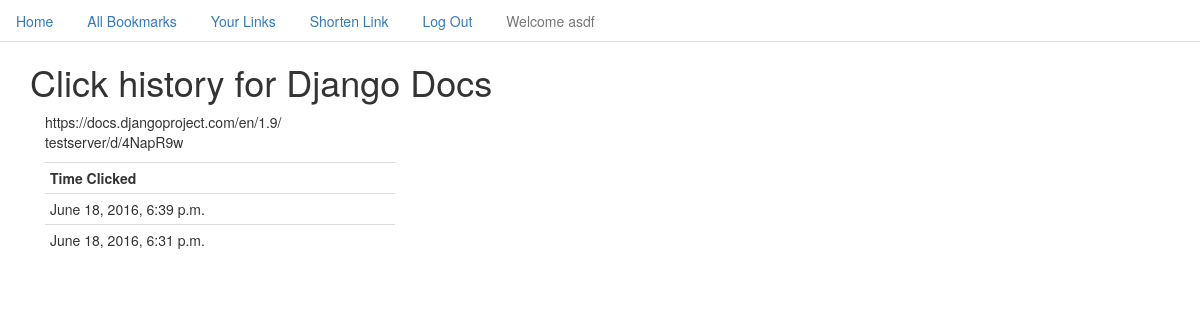
Page /accounts/profile/hist/18 (signed in) on the earlier database version.
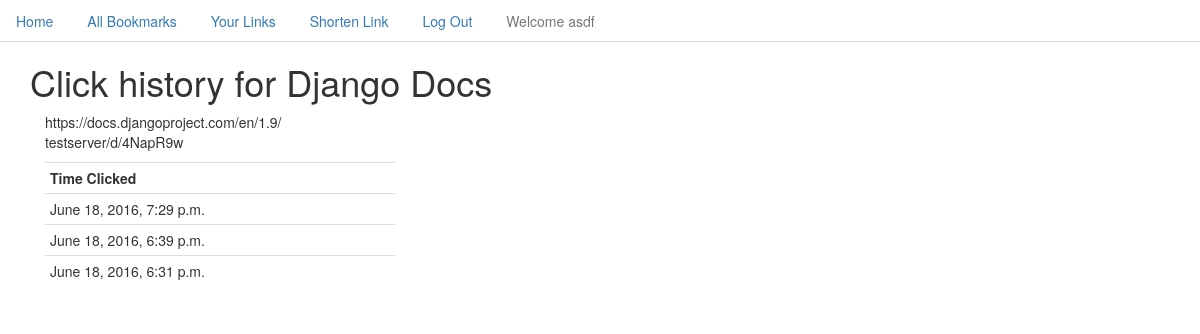
Same page on the later database version.
### short_app/models.py (models this page shows)
class Click(models.Model):
    link = models.ForeignKey(Bookmark)
    time_click = models.DateTimeField()
    class Meta:
        ordering = ["-time_click"]

### short_app/views.py (the view)
# urls.py: url(r'^accounts/profile/hist/(?P<pk>\d+)$', views.ClickView.as_view(), name='click_view'),
class ClickView(LoginRequiredMixin, TemplateView):
    model = Click
    template_name = "short_app/click_list.html"
    def get_context_data(self, **kwargs):
        bookmark_pk = self.kwargs.get('pk', None)      # gets Bookmark PK
        context = super().get_context_data(**kwargs)    # I have no idea what this does
        context["bookmark"] = Bookmark.objects.get(id=bookmark_pk)
        context["clicks"] = Click.objects.filter(link=bookmark_pk)
        return context

### templates/short_app/click_list.html (shortened to what this page needs)
{% extends 'base.html' %}
{% block content %}
    <h1>Click history for {{ bookmark.title }}</h1>
    <div class="col-md-4">
    <p>{{ bookmark.url }}<br>
        {{ request.get_host }}{% url 'forward_view' bookmark.hash_id %}</p>
    <table class="table table-condensed col-md-4">
        <tr>
            <th>Time Clicked</th>
        </tr>
    {% for click in clicks %}
        <tr>
            <td>{{ click.time_click }}</td>
        </tr>
    {% endfor %}
    </table>
    <div class="col-md-4"></div>
    </div>
    </div>
{% endblock %}

Differences in the rows shown:
added Click: time_click "June 18, 2016, 7:29 p.m."
